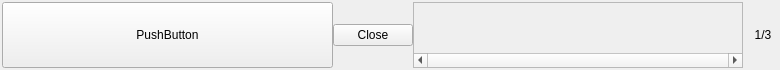
<?xml version="1.0" encoding="UTF-8"?>
<ui version="4.0">
 <class>newHabit</class>
 <widget class="QWidget" name="newHabit">
  <property name="geometry">
   <rect>
    <x>0</x>
    <y>0</y>
    <width>780</width>
    <height>70</height>
   </rect>
  </property>
  <property name="sizePolicy">
   <sizepolicy hsizetype="Preferred" vsizetype="Fixed">
    <horstretch>0</horstretch>
    <verstretch>0</verstretch>
   </sizepolicy>
  </property>
  <property name="minimumSize">
   <size>
    <width>0</width>
    <height>70</height>
   </size>
  </property>
  <property name="maximumSize">
   <size>
    <width>16777215</width>
    <height>70</height>
   </size>
  </property>
  <property name="windowTitle">
   <string>Form</string>
  </property>
  <layout class="QHBoxLayout" name="horizontalLayout">
   <property name="spacing">
    <number>5</number>
   </property>
   <property name="leftMargin">
    <number>2</number>
   </property>
   <property name="topMargin">
    <number>2</number>
   </property>
   <property name="rightMargin">
    <number>2</number>
   </property>
   <property name="bottomMargin">
    <number>2</number>
   </property>
   <item>
    <layout class="QGridLayout" name="gridLayout">
     <property name="horizontalSpacing">
      <number>0</number>
     </property>
     <item row="1" column="2">
      <widget class="QScrollArea" name="scrollArea">
       <property name="focusPolicy">
        <enum>Qt::WheelFocus</enum>
       </property>
       <property name="verticalScrollBarPolicy">
        <enum>Qt::ScrollBarAlwaysOff</enum>
       </property>
       <property name="horizontalScrollBarPolicy">
        <enum>Qt::ScrollBarAlwaysOn</enum>
       </property>
       <property name="sizeAdjustPolicy">
        <enum>QAbstractScrollArea::AdjustToContents</enum>
       </property>
       <property name="widgetResizable">
        <bool>true</bool>
       </property>
       <property name="alignment">
        <set>Qt::AlignCenter</set>
       </property>
       <widget class="QWidget" name="scrollAreaWidgetContents_2">
        <property name="geometry">
         <rect>
          <x>0</x>
          <y>0</y>
          <width>330</width>
          <height>45</height>
         </rect>
        </property>
        <layout class="QHBoxLayout" name="horizontalLayout_2">
         <property name="spacing">
          <number>0</number>
         </property>
         <property name="leftMargin">
          <number>0</number>
         </property>
         <property name="topMargin">
          <number>0</number>
         </property>
         <property name="rightMargin">
          <number>0</number>
         </property>
         <property name="bottomMargin">
          <number>0</number>
         </property>
         <item>
          <layout class="QHBoxLayout" name="trackingLayout">
           <property name="spacing">
            <number>0</number>
           </property>
          </layout>
         </item>
        </layout>
       </widget>
      </widget>
     </item>
     <item row="1" column="0">
      <widget class="QPushButton" name="habitLabel">
       <property name="sizePolicy">
        <sizepolicy hsizetype="Expanding" vsizetype="Expanding">
         <horstretch>0</horstretch>
         <verstretch>0</verstretch>
        </sizepolicy>
       </property>
       <property name="text">
        <string>PushButton</string>
       </property>
      </widget>
     </item>
     <item row="1" column="1">
      <widget class="QPushButton" name="closeButton">
       <property name="text">
        <string>Close</string>
       </property>
      </widget>
     </item>
    </layout>
   </item>
   <item>
    <widget class="QLabel" name="trackNumberLabel">
     <property name="minimumSize">
      <size>
       <width>30</width>
       <height>0</height>
      </size>
     </property>
     <property name="maximumSize">
      <size>
       <width>30</width>
       <height>16777215</height>
      </size>
     </property>
     <property name="text">
      <string>1/3</string>
     </property>
     <property name="alignment">
      <set>Qt::AlignCenter</set>
     </property>
    </widget>
   </item>
  </layout>
 </widget>
 <resources/>
 <connections/>
</ui>
